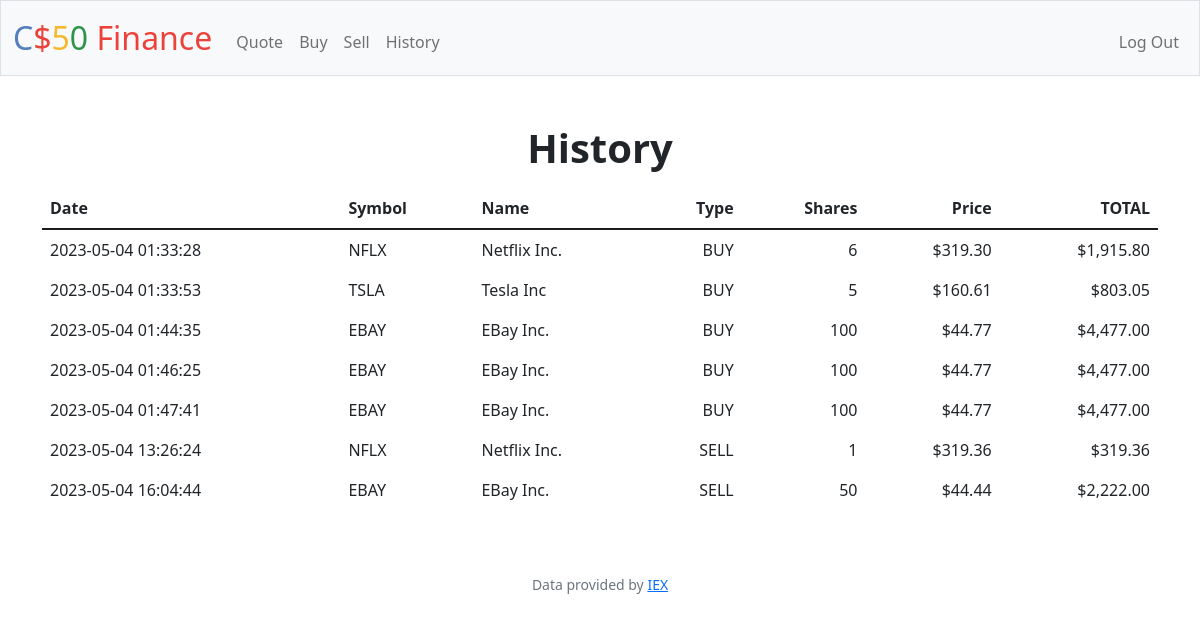
Page /history (signed in) on the committed database.
### tables this page shows
CREATE TABLE transactions (user_id INTEGER, transaction_id INTEGER PRIMARY KEY AUTOINCREMENT NOT NULL, date TEXT NOT NULL, stock_symbol TEXT NOT NULL, stock_name TEXT NOT NULL, price_per_share NUMERIC NOT NULL, quantity INTEGER NOT NULL, type TEXT NOT NULL, FOREIGN KEY(user_id) REFERENCES users(id));

### app.py (the view)
@app.route("/history")
@login_required
def history():
    user_id = session["user_id"]
    history_data = db.execute("SELECT * FROM transactions "
                              "WHERE user_id = ?", user_id)
    for stock in history_data:
        stock["stock_sum"] = usd(float(
            stock["price_per_share"]) * int(stock["quantity"]))
        stock["price_per_share"] = usd(stock["price_per_share"])
    return render_template("history.html", history_data=history_data)

### app.py (called while the page is built)
@app.after_request
def after_request(response):
    response.headers["Cache-Control"] = "no-cache, no-store, must-revalidate"
    response.headers["Expires"] = 0
    response.headers["Pragma"] = "no-cache"
    return response

### helpers.py (called while the page is built)
def login_required(f):
    @wraps(f)
    def decorated_function(*args, **kwargs):
        if session.get("user_id") is None:
            return redirect("/login")
        return f(*args, **kwargs)
    return decorated_function

def usd(value):
    return f"${value:,.2f}"

### templates/history.html (shortened to what this page needs)
{% extends "layout.html" %}
{% block main %}
    <h1 class="h1 fw-bold mb-3">History</h1>
    <div class="container mw-80">
        <table class="table table-borderless">
            <thead>
                <tr>
                    <th scope="col" class="text-start">Date</th>
                    <th scope="col" class="text-start">Symbol</th>
                    <th scope="col" class="text-start">Name</th>
                    <th scope="col" class="text-end">Type</th>
                    <th scope="col" class="text-end">Shares</th>
                    <th scope="col" class="text-end">Price</th>
                    <th scope="col" class="text-end">TOTAL</th>
                </tr>
            </thead>
            <tbody class="border-top">
                {% for data in history_data  %}
                <tr>
                    <td class="text-start">{{ data["date"] }}</td>
                    <td class="text-start">{{ data["stock_symbol"] }}</td>
                    <td class="text-start">{{ data["stock_name"] }}</td>
                    <td class="text-end">{{ data["type"] }}</td>
                    <td class="text-end">{{ data["quantity"] }}</td>
                    <td class="text-end">{{ data["price_per_share"] }}</td>
                    <td class="text-end">{{ data["stock_sum"] }}</td>
                </tr>
                {% endfor %}
            </tbody>
        </table>
    </div>
{% endblock %}

### templates/layout.html (shortened to what this page needs)
<!DOCTYPE html>
<html lang="en">
    <head>
        <link href="https://cdn.jsdelivr.net/npm/bootstrap@5.1.3/dist/css/bootstrap.min.css" rel="stylesheet">
        <link href="/static/styles.css" rel="stylesheet">
    </head>
    <body>
        <nav class="bg-light border navbar navbar-expand-md navbar-light">
            <div class="container-fluid">
                <a class="navbar-brand" href="/"><span class="blue">C</span><span class="red">$</span><span class="yellow">5</span><span class="green">0</span> <span class="red">Finance</span></a>
                <div class="collapse navbar-collapse" id="navbar">
                    {% if session["user_id"] %}
                        <ul class="navbar-nav me-auto mt-2">
                            <li class="nav-item"><a class="nav-link" href="/quote">Quote</a></li>
                            <li class="nav-item"><a class="nav-link" href="/buy">Buy</a></li>
                            <li class="nav-item"><a class="nav-link" href="/sell">Sell</a></li>
                            <li class="nav-item"><a class="nav-link" href="/history">History</a></li>
                        </ul>
                        <ul class="navbar-nav ms-auto mt-2">
                            <li class="nav-item"><a class="nav-link" href="/logout">Log Out</a></li>
                        </ul>
                    {% else %}
                        <ul class="navbar-nav ms-auto mt-2">
                            <li class="nav-item"><a class="nav-link" href="/register">Register</a></li>
                            <li class="nav-item"><a class="nav-link" href="/login">Log In</a></li>
                        </ul>
                    {% endif %}
                </div>
            </div>
        </nav>
        <main class="container-fluid py-5 text-center">
            {% block main %}{% endblock %}
        </main>
        <footer class="mb-5 small text-center text-muted">
            Data provided by <a href="https://iexcloud.io/">IEX</a>
        </footer>
    </body>
</html>

### static/styles.css (style rules this page uses)
nav .navbar-brand { font-size: xx-large; }
nav .navbar-brand .blue { color: #537fbe; }
nav .navbar-brand .red { color: #ea433b; }
nav .navbar-brand .yellow { color: #f5b82e; }
nav .navbar-brand .green { color: #2e944b; }
.border-top { border-top: 2px solid #1c1c1c !important; }

### rows in the picture
transactions: date "2023-05-04 01:33:28", stock_symbol "NFLX", stock_name "Netflix Inc.", type "BUY", quantity "6", price_per_share "$319.30", stock_sum "$1,915.80"
transactions: date "2023-05-04 01:33:53", stock_symbol "TSLA", stock_name "Tesla Inc", type "BUY", quantity "5", price_per_share "$160.61", stock_sum "$803.05"
transactions: date "2023-05-04 01:44:35", stock_symbol "EBAY", stock_name "EBay Inc.", type "BUY", quantity "100", price_per_share "$44.77", stock_sum "$4,477.00"
transactions: date "2023-05-04 01:46:25", stock_symbol "EBAY", stock_name "EBay Inc.", type "BUY", quantity "100", price_per_share "$44.77", stock_sum "$4,477.00"
transactions: date "2023-05-04 01:47:41", stock_symbol "EBAY", stock_name "EBay Inc.", type "BUY", quantity "100", price_per_share "$44.77", stock_sum "$4,477.00"
transactions: date "2023-05-04 13:26:24", stock_symbol "NFLX", stock_name "Netflix Inc.", type "SELL", quantity "1", price_per_share "$319.36", stock_sum "$319.36"
transactions: date "2023-05-04 16:04:44", stock_symbol "EBAY", stock_name "EBay Inc.", type "SELL", quantity "50", price_per_share "$44.44", stock_sum "$2,222.00"
